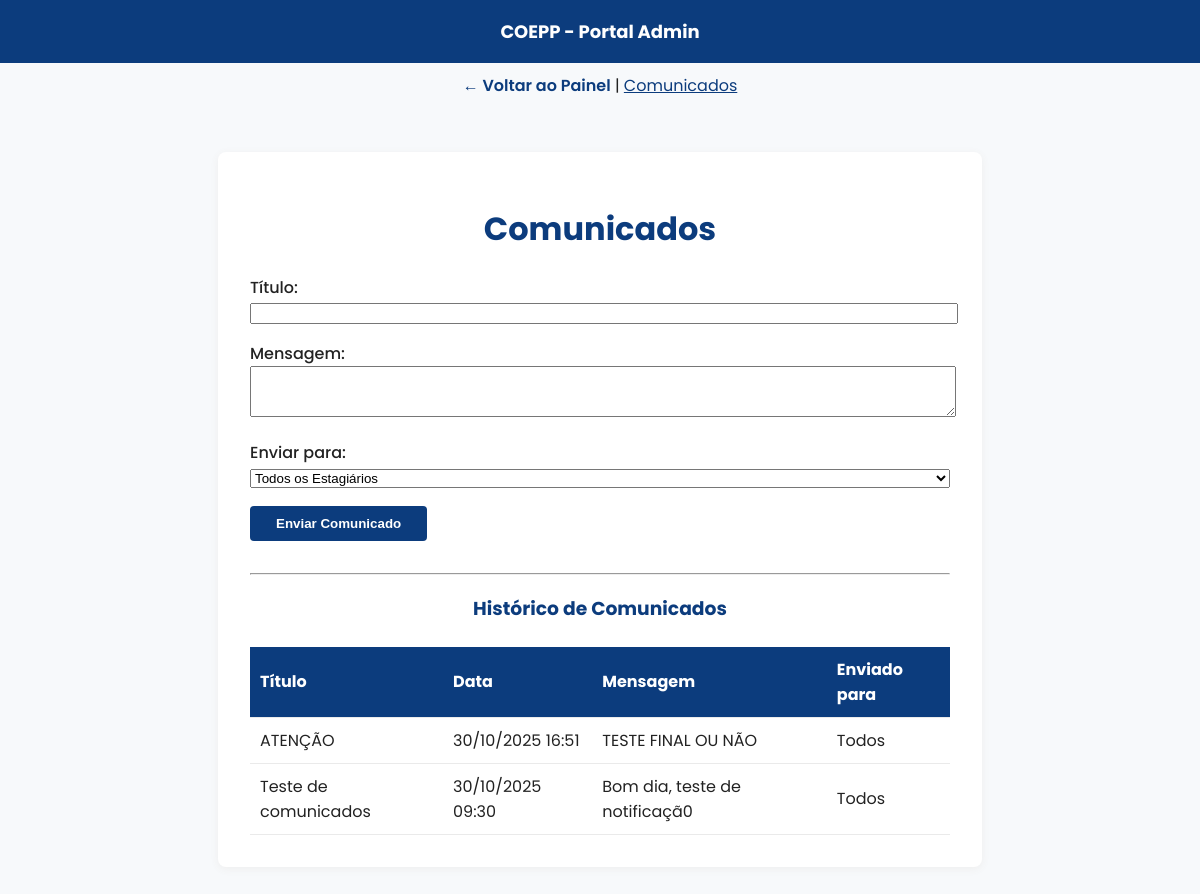
Screenshot of /admin/notificacoes (signed in) with the database file from the repository.
### models.py (models this page shows, shortened)
class Notificacao(db.Model):
    id = db.Column(db.Integer, primary_key=True)
    titulo = db.Column(db.String(150), nullable=False)
    mensagem = db.Column(db.Text, nullable=False)
    data_criacao = db.Column(db.DateTime, default=datetime.datetime.now, nullable=False)
    destinatario_id = db.Column(db.Integer, db.ForeignKey('estagiario.id'), nullable=True)
    enviado_por = db.Column(db.String(100), nullable=False)  # Nome do admin

### views.py (the view, shortened to what this page needs)
@app.route('/admin/notificacoes', methods=['GET', 'POST'])
def admin_notificacoes():
    if 'logged_in' not in session or session.get('user_type') != 'mestre':
        flash('Acesso negado. Faça login como mestre.', 'error')
        return redirect(url_for('login'))
    notificacoes = Notificacao.query.order_by(Notificacao.data_criacao.desc()).all()
    estagiarios = Estagiario.query.all()
    return render_template('admin_notificacoes.html', notificacoes=notificacoes, estagiarios=estagiarios)

### templates/admin_notificacoes.html (shortened to what this page needs)
<!DOCTYPE html>
<html lang="pt-br">
<head>
</head>
<body>
    <div class="admin-bar">
        <span style="font-size:18px;font-weight:700">COEPP - Portal Admin</span>
    </div>
    <div class="voltar">
        <a href="{{ url_for('aba_admin') }}" style="color:#0C3C7D;font-weight:600;text-decoration:none;">← Voltar ao Painel</a> |
        <a href="{{ url_for('admin_notificacoes') }}" style="color:#0C3C7D;text-decoration:underline;">Comunicados</a>
    </div>
    <div class="container admin-comunicados">
        <h1>Comunicados</h1>
        <form method="POST" action="{{ url_for('admin_notificacoes') }}" style="margin-bottom:32px">
            <div class="form-group">
                <label for="titulo">Título:</label>
                <input id="titulo" name="titulo" class="form-control" required style="width:100%">
            </div>
            <div class="form-group">
                <label for="mensagem">Mensagem:</label>
                <textarea id="mensagem" name="mensagem" class="form-control" required rows="3" style="width:100%"></textarea>
            </div>
            <div class="form-group">
                <label for="destinatario_id">Enviar para:</label>
                <select id="destinatario_id" name="destinatario_id" class="form-control" style="width:100%">
                    <option value="">Todos os Estagiários</option>
                </select>
            </div>
            <button type="submit" class="btn">Enviar Comunicado</button>
        </form>
        <hr/>
        <h3>Histórico de Comunicados</h3>
        <table>
            <tr>
                <th>Título</th>
                <th>Data</th>
                <th>Mensagem</th>
                <th>Enviado para</th>
            </tr>
            {% for notif in notificacoes %}
            <tr>
                <td>{{ notif.titulo }}</td>
                <td>{{ notif.data_criacao.strftime('%d/%m/%Y %H:%M') }}</td>
                <td>{{ notif.mensagem }}</td>
                <td>{% if notif.destinatario_id %}Estagiário ID {{ notif.destinatario_id }}{% else %}Todos{% endif %}</td>
            </tr>
            {% else %}
            <tr><td colspan="4" style="color:#999; text-align:center;">Nenhum comunicado enviado ainda.</td></tr>
            {% endfor %}
        </table>
    </div>
</body>
</html>

### templates/admin_notificacoes.html (style rules this page uses)
body { font-family:'Poppins',sans-serif;background:#f7f9fb;color:#222;margin:0; }
.admin-bar { background:#0C3C7D;padding:18px 0;text-align:center;color:#fff; }
.container { max-width:700px;margin:40px auto;background:#fff;box-shadow:0 2px 8px #eee;border-radius:8px;padding:32px; }
.btn { background:#0C3C7D;color:#fff;padding:10px 26px;border-radius:4px;border:none;cursor:pointer;font-weight:600;transition:background .2s; }
h1,h3 { text-align:center;color:#0C3C7D; }
table { width:100%;border-collapse:collapse;margin-top:24px; }
th,td { padding:10px;border-bottom:1px solid #eaeaea;text-align:left; }
th { background:#0C3C7D;color:#fff; }
.form-group { margin-bottom:16px; }
label { font-weight:500; }
.voltar { display:block;padding:10px 0 14px 0;text-align:center; }

### rows the page displays
Notificacao: titulo "ATENÇÃO", data_criacao "30/10/2025 16:51", mensagem "TESTE FINAL OU NÃO", shows "Todos"
Notificacao: titulo "Teste de comunicados", data_criacao "30/10/2025 09:30", mensagem "Bom dia, teste de notificaçã0", shows "Todos"
